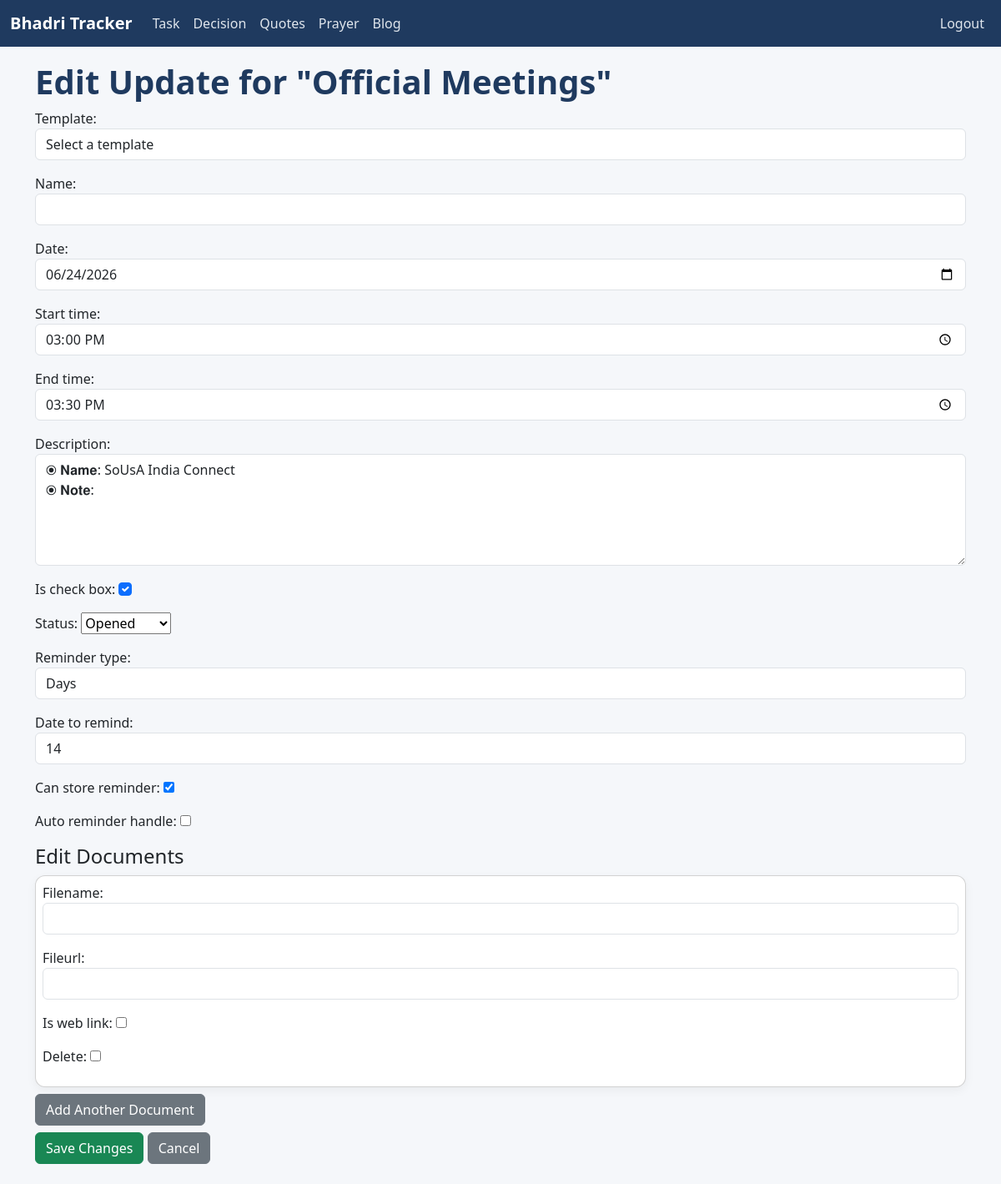
The page /update/658/edit/ (signed in) on the database as committed earlier.
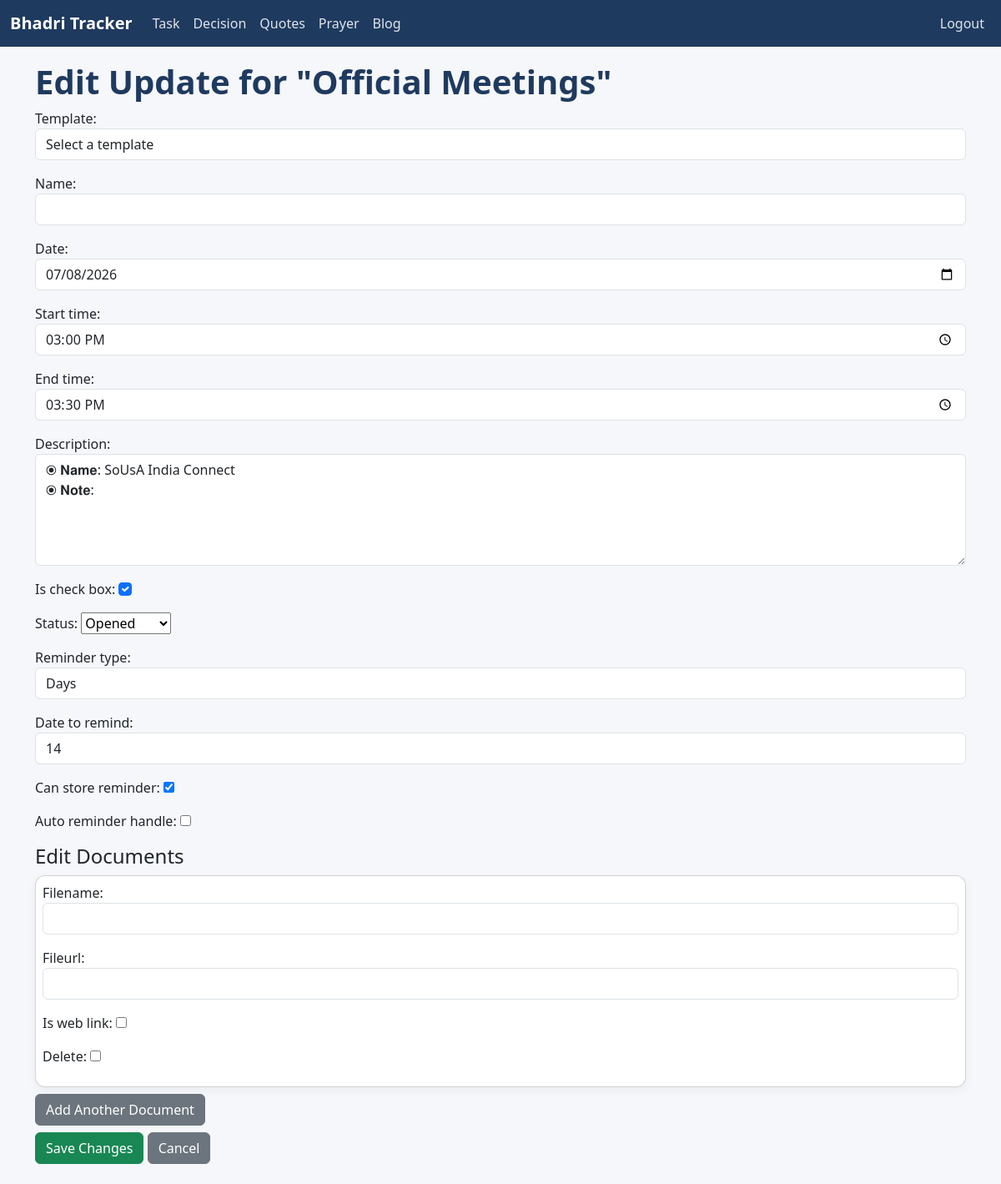
The same page on the database as committed later.
### tracker/models.py (models this page shows, shortened)
class Update(models.Model):
    STATUS_CHOICES = [
        ('Opened', 'Opened'),
        ('InProgress', 'In Progress'),
        ('Completed', 'Completed'),
        ('Cancelled', 'Cancelled')
    ]
    REMINDER_CHOICE = [
        ('Days', 'Days'),
        ('Workweek', 'Workweek'),
        ('Weekly', 'Weekly'),
        ('Monthly', 'Monthly'),
        ('Yearly', 'Yearly'),
    ]
    name = models.CharField(max_length=200, null=True, blank=True)
    task = models.ForeignKey(Task, on_delete=models.CASCADE, related_name='updates')
    date = models.DateField(default=timezone.localtime(), null=True, blank=True)
    start_time = models.TimeField(null=True, blank=True)
    end_time = models.TimeField(null=True, blank=True)
    description = models.TextField()
    is_check_box = models.BooleanField(default=False)
    status = models.CharField(max_length=20, choices=STATUS_CHOICES, default='Opened')
    reminder_type = models.CharField(max_length=20, choices=REMINDER_CHOICE, null=True, blank=True)
    can_store_reminder = models.BooleanField(default=False)
    date_to_remind = models.IntegerField(null=True, blank=True)
    auto_reminder_handle = models.BooleanField(default=True)

class Task(models.Model):
    STATUS_CHOICES = [
        ('Opened', 'Opened'),
        ('InProgress', 'In Progress'),
        ('Completed', 'Completed'),
        ('Cancelled', 'Cancelled'),
        ('Hold', 'Hold'),
    ]
    name = models.CharField(max_length=200)
    status = models.CharField(max_length=20, choices=STATUS_CHOICES, default='Opened')
    task_type = models.ForeignKey(TaskType, on_delete=models.CASCADE)
    started_date = models.DateField(default=timezone.localtime(), null=True, blank=True)
    created_date = models.DateField(auto_now_add=True)
    updated_date = models.DateField(auto_now=True)
    completed_date = models.DateField(null=True, blank=True)
    target_date = models.DateField(default=timezone.localtime(), null=True, blank=True)
    is_bookmark = models.BooleanField(default=False)
    is_private = models.BooleanField(default=False)
    is_important = models.BooleanField(default=False)
    is_template = models.BooleanField(default=False)

### tracker/views.py (the view, shortened to what this page needs)
# urls.py: path('update/<int:pk>/edit/', views.UpdateEditView.as_view(), name='update_edit'),
class UpdateEditView(LoginRequiredMixin, View):
    def get(self, request, pk):
        update = get_object_or_404(Update, pk=pk)
        form = UpdateForm(instance=update)
        formset = DocumentFormSet(queryset=update.documents.all())
        return render(request, 'tracker/update_form.html', {
            'form': form,
            'formset': formset,
            'update': update,
        })

### tracker/context_processors.py (called while the page is built)
def active_notifications(request):
    today = timezone.localdate()
    notifications = Notification.objects.filter(
        is_completed=False,
        date__gte=today,
        date__lte=today + timedelta(days=7)
    ).order_by('date')
    return {
        'active_notifications': notifications
    }

### tracker/models.py (called while the page is built)
    def __str__(self):
        return self.name

### templates/tracker/update_form.html (shortened to what this page needs)
{% extends 'base.html' %}
{% load static %}
{% block content %}
<h1>Edit Update for "{{ update.task.name }}"</h1>
<form method="POST">
  {{ form.as_p }}
  <h4>Edit Documents</h4>
  <div id="formset">
    {% for form in formset %}
      <div class="card mb-2 p-2">
        {{ form.as_p }}
      </div>
    {% endfor %}
  </div>
  <button type="button" class="btn btn-secondary mb-2" id="add-more">Add Another Document</button>
  <br>
  <button type="submit" class="btn btn-success">Save Changes</button>
  <a href="{% url 'tracker:update_list' update.task.id %}" class="btn btn-secondary">Cancel</a>
</form>
{% endblock %}

Rows that differ between the two databases and show on the page:
changed Update "⦿ 𝐍𝐚𝐦𝐞: SoUsA India Connect ⦿ 𝐍𝐨𝐭𝐞:": date "06/24/2026" → "07/08/2026"
